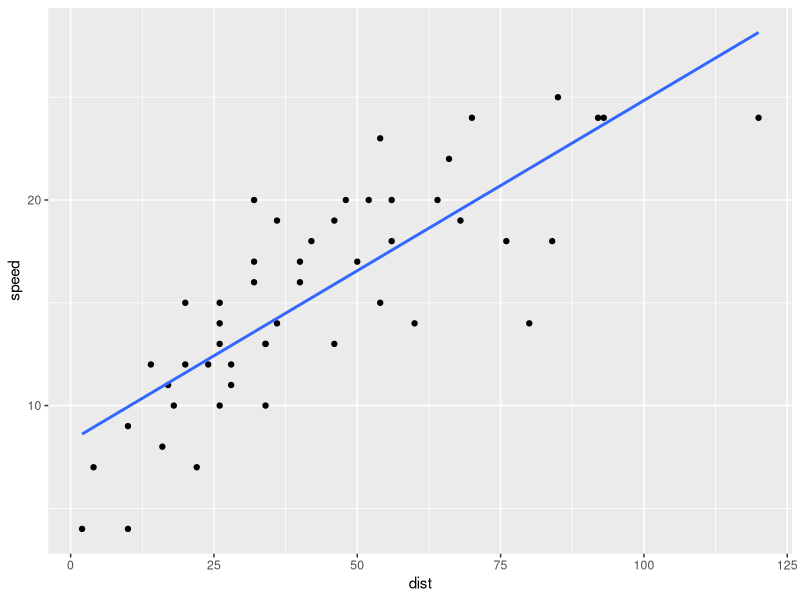

Source code (R):
## ---- chunk 1
knitr::opts_chunk$set(fig.align = "center",
                      fig.width = 10, 
                      fig.height = 4,
                      cache.path = "cache/",
                      cache = FALSE,
                      echo = TRUE)
library(tidyverse)
## ---- chunk 2
ggplot(cars, aes(dist, speed)) + 
  geom_point() +
  geom_smooth(method = lm, se = FALSE, formula = y ~ x)
